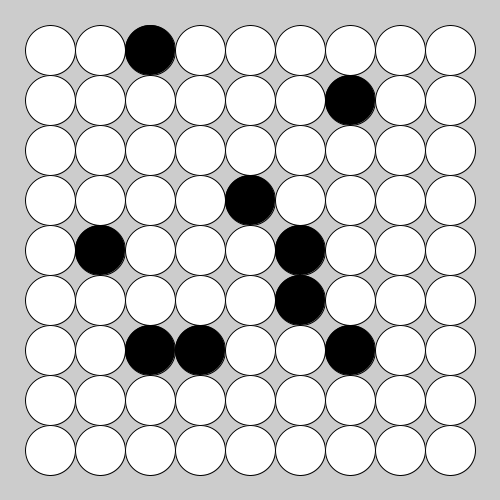
Frame 1 (no input)
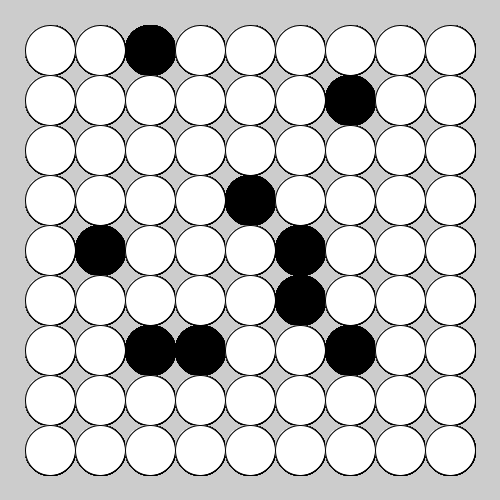
Frame 60 (the mouse pressed at the canvas centre just before this capture)
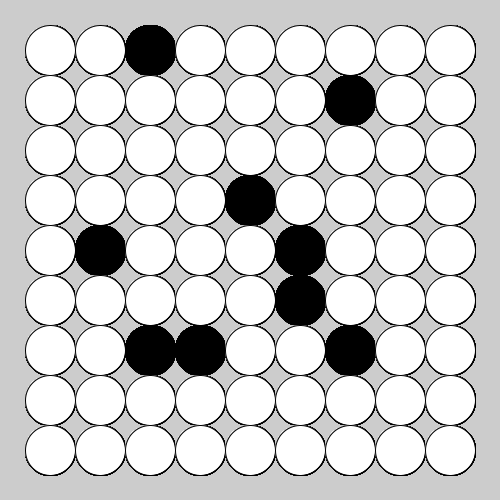
Frame 120 (the mouse held since frame 60 and released just before this capture)

The Processing sketch that drew these frames (run headless with seeded random() and noise(); from frame 60 on, the mouse is pressed at the canvas centre):

// Processing sketch: week04_6_array_many_go
// ── week04_6_array_many_go.pde
void setup(){
 size(500,500); 
}
int [][] go={
 {0,0,1,0,0,0,0,0,0},
 {0,0,0,0,0,0,1,0,0},
 {0,0,0,0,0,0,0,0,0},
 {0,0,0,0,1,0,0,0,0},
 {0,1,0,0,0,1,0,0,0},
 {0,0,0,0,0,1,0,0,0},
 {0,0,1,1,0,0,1,0,0},
 {0,0,0,0,0,0,0,0,0},
 {0,0,0,0,0,0,0,0,0},
}; //陣列 array 9*9
void draw(){ 
 //用迴圈畫出很多棋
 for(int i=0; i<9; i++){ //左手i 對應y座標
  for(int j=0; j<9; j++){ //右手j 對應x座標
   if( go[i][j]==1) fill(0);
   else fill(255);
     ellipse(50+j*50, 50+i*50, 50, 50); 
  }
 }
}
